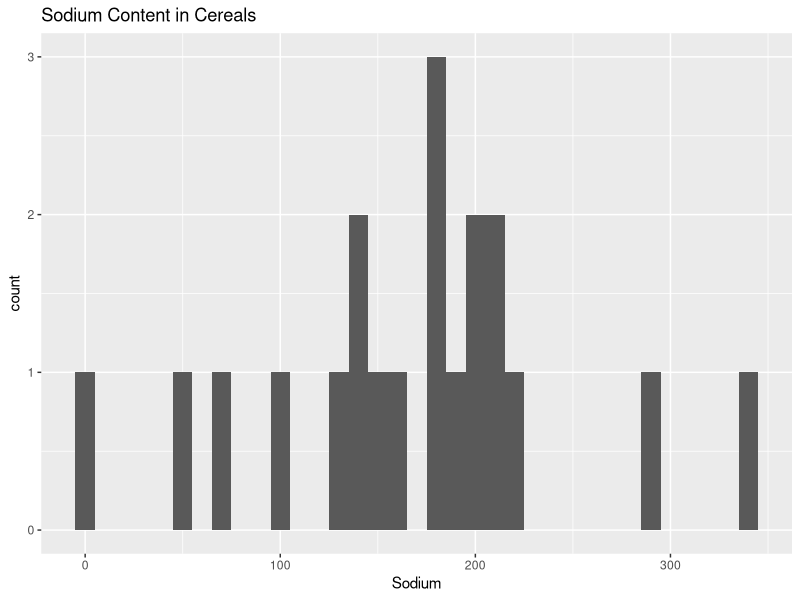
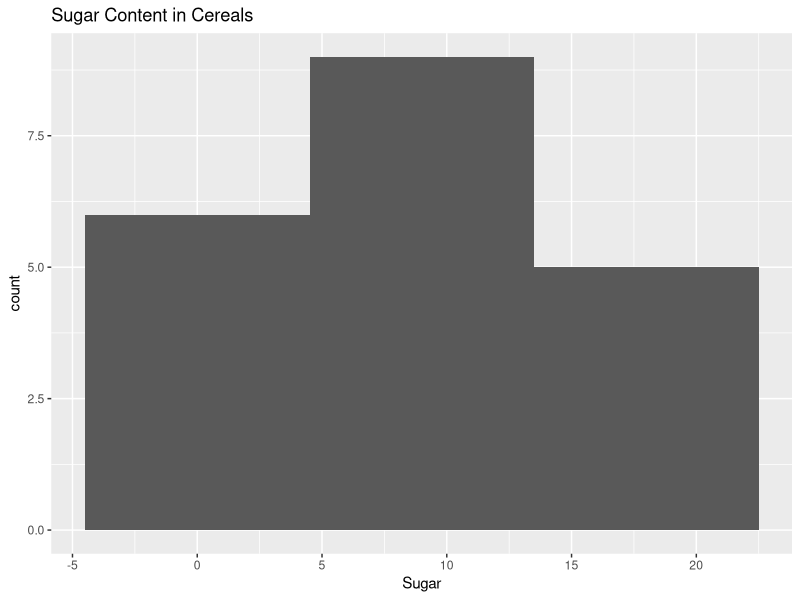
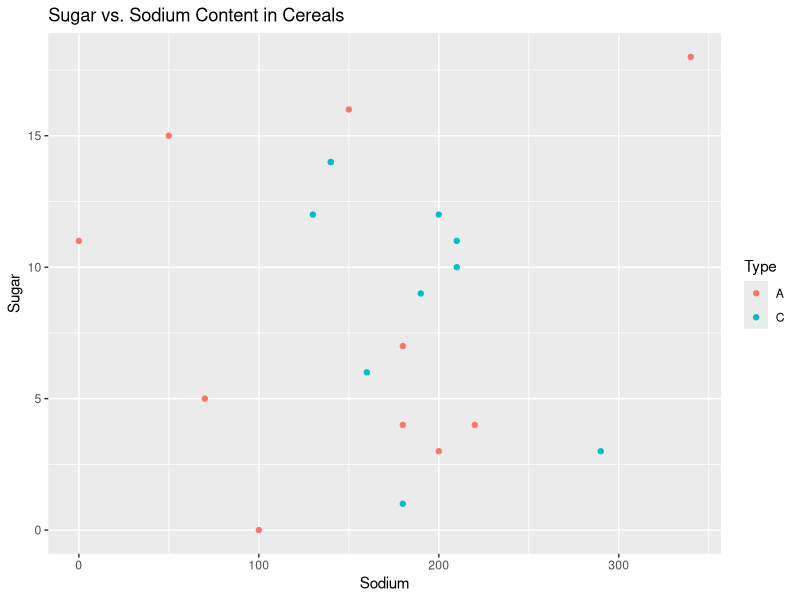

Reproduce these figures in R, in order.
## ---- chunk 1
#| label: setup
#| warning: false
#| message: false

library(tidyverse)
library(ggplot2)

knitr::opts_chunk$set(echo = TRUE, warning=FALSE, message=FALSE)
## ---- chunk 2
library(readr)
#read dataset
cereal <- read_csv("_data/cereal.csv")

#number of rows in dataset
nrow(cereal)

#number of columnns in dataset
ncol(cereal)


#name of the columns in the dataset
colnames(cereal)
## ---- chunk 3
table(cereal$Type)
## ---- chunk 4
summary(cereal[, c("Sodium", "Sugar")])
## ---- chunk 5
sum(is.na(cereal))
## ---- chunk 6
ggplot(cereal, aes(x = Sodium)) + geom_histogram(binwidth = 10) + ggtitle("Sodium Content in Cereals")
## ---- chunk 7
ggplot(cereal, aes(x = Sugar)) + geom_histogram(binwidth = 9) + ggtitle("Sugar Content in Cereals")
## ---- chunk 8
ggplot(data = cereal)+ geom_point(mapping = aes(x = Sodium, y = Sugar,col=Type)) + ggtitle("Sugar vs. Sodium Content in Cereals")
